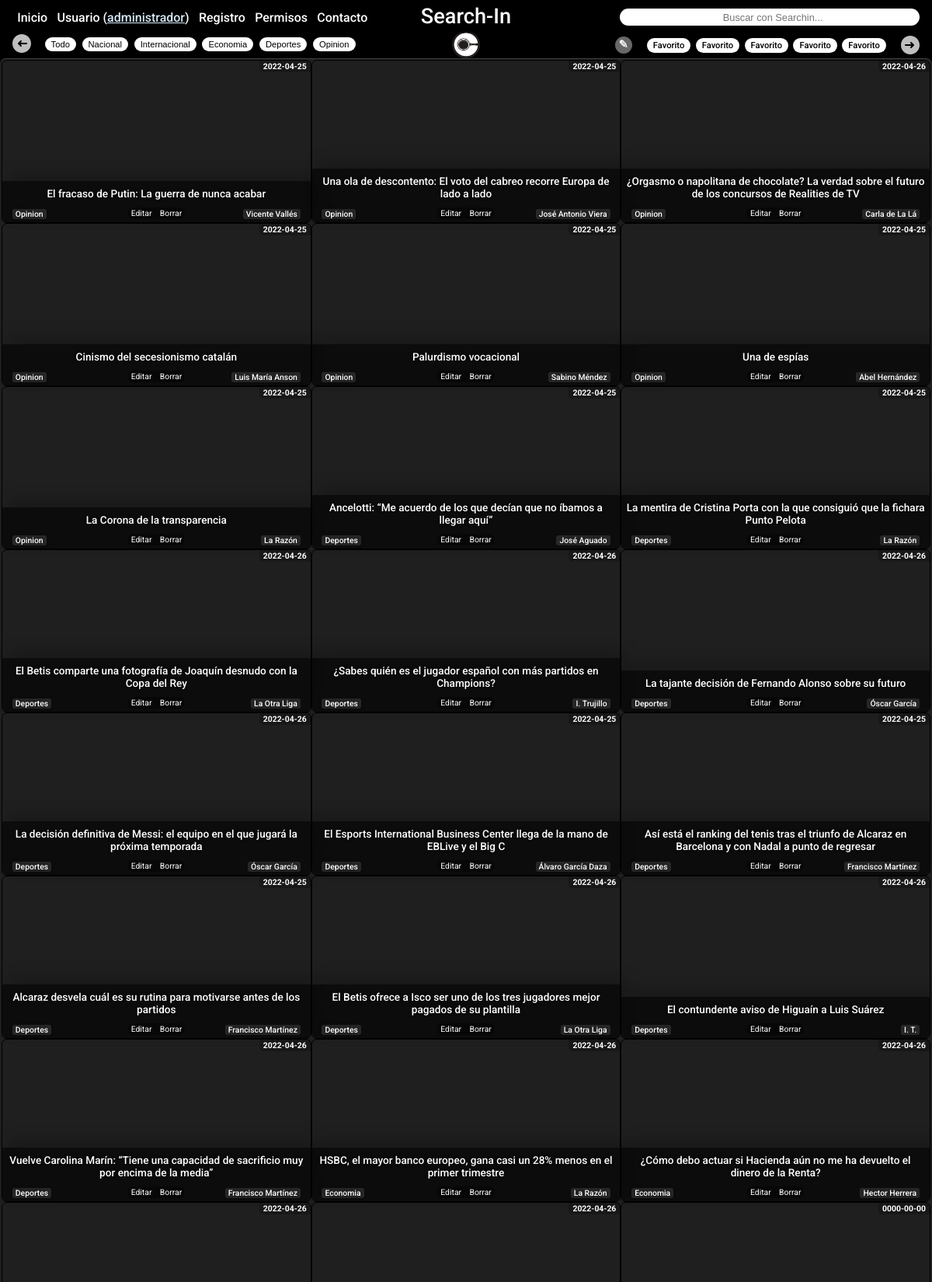
The app's page /searchin/index.php (signed in, upper part) with its own data.
### tables this page shows
CREATE TABLE `noticias` (
  `idNoticia` int(11) NOT NULL,
  `titulo` varchar(1000) NOT NULL,
  `categoria` varchar(45) NOT NULL,
  `autor` varchar(45) NOT NULL,
  `fecha` date NOT NULL,
  `url` varchar(1000) NOT NULL,
  `img` varchar(1000) NOT NULL
);

### searchin/metodos.php (called while the page is built, shortened)
<?php
    class metodos{
        public function mostrarDatos($sql){
            $c = new Conectar();
            $conexion = $c->conexion();
            $result=mysqli_query($conexion,$sql);
            return mysqli_fetch_all($result, MYSQLI_ASSOC);
        }
    }
?>

### searchin/index.php (the view, shortened to what this page needs)
<!DOCTYPE html>
<html lang="en">
<head>
    <link rel="stylesheet" type="text/css" href="styles/index.css"/>
</head>
<body>
    <?php
        require_once ("./metodos.php");
    ?>
    <div class='header'>
        <div class="nav">
            <span class='boton' id='inicio'>Inicio</span>
            <?php
                if(isset($_SESSION['usuario'])){
            ?>
                <span class='boton' id='login'>Usuario (<span style='color:#D6EAF8;text-decoration:underline;'><?php echo $_SESSION['usuario']; ?></span>)</span>
                <?php
                }else{
            ?>
                <span class='boton' id='login'>Login</span>
            <?php
                }
            ?>
            <span class='boton' id='registro'>Registro</span>
            <?php
            if(isset($_SESSION['tipo'])){
                if($_SESSION['tipo'] == "Administrador"){
                    echo "<span class='boton' id='formUsuarios'>Permisos</span>";
                }
            }
            ?>
            <span class='boton' id='contacto'>Contacto</span>
        </div>
        <span id='textoLogo' href="/">Search-In</span>
        <form action='http://www.google.com/search' id="google" class='busqueda' method="GET">
            <input type='text' name="q" id='campoBusqueda' placeholder='Buscar con Searchin...'>
        </form>
    </div>
    <div class='subheader'>
        <div class="categorias">
            <img src='./imgs/flecha.svg' alt="" id='flecha'>
            <form action="" method="POST" id="categorias">
                <div id="formularioNormal">
                <input type="submit" class='boton' id='todo' name="categoria" value="Todo"></input>
                <input type="submit" class='boton' id='nacional' name="categoria" value="Nacional"></input>
                <input type="submit" class='boton' id='internacional' name="categoria" value="Internacional"></input>
                <input type="submit" class='boton' id='economia' name="categoria" value="Economia"></input>
                <input type="submit" class='boton' id='deportes' name="categoria" value="Deportes"></input>
                <input type="submit" class='boton' id='opinion' name="categoria" value="Opinion"></input>
                </div>
            </form>
        </div>
            <img src='./imgs/logoFinal.png' alt='' id='logo'>
        <div class="marcadoresNormal">
            <?php
                if(isset($_SESSION['usuario'])){
                    echo "<span id='editarMarcadores'>✎</span>";
            }
            if(isset($_SESSION['usuario'])){
            ?>
            <a href="http://<?php echo $_SESSION['marcador1url']; ?>" class='boton' id='favorito1'><?php echo $_SESSION['marcador1nombre']; ?></a>
            <a href="http://<?php echo $_SESSION['marcador2url']; ?>" class='boton' id='favorito2'><?php echo $_SESSION['marcador2nombre']; ?></a>
            <a href="http://<?php echo $_SESSION['marcador3url']; ?>" class='boton' id='favorito3'><?php echo $_SESSION['marcador3nombre']; ?></a>
            <a href="http://<?php echo $_SESSION['marcador4url']; ?>" class='boton' id='favorito4'><?php echo $_SESSION['marcador4nombre']; ?></a>
            <a href="http://<?php echo $_SESSION['marcador5url']; ?>" class='boton' id='favorito5'><?php echo $_SESSION['marcador5nombre']; ?></a>
            <img src='./imgs/flecha.svg' alt="" id='flecha'>
        </div>
            <?php
            }
            ?>
    </div>
    <?php
        if(isset($_SESSION['usuario'])){
            $usuario = $_SESSION['usuario'];
            $objeto = new metodos();
            $sql = "SELECT categoriaSeleccionada FROM usuario WHERE nombre = '$usuario'";
            $datos = $objeto->mostrarDatos($sql);
            foreach ($datos as $clave){
                $categoriaUsuario = $clave['categoriaSeleccionada'];
            }
            if($categoriaUsuario == "Todo"){
                $objeto = new metodos();
                $sql = 'SELECT * FROM noticias order by idNoticia desc';
                $datos = $objeto->mostrarDatos($sql);
            }else{
                $objeto = new metodos();
                $sql = "SELECT * FROM noticias WHERE categoria='$categoriaUsuario' order by idNoticia desc";
                $datos = $objeto->mostrarDatos($sql);
            }
        }
    ?>
    <div class='principal'>
        <?php
            if(isset($_SESSION['tipo'])){
                foreach ($datos as $clave){
                    $fondo = $clave['img'];
                    $titulo = $clave['titulo'];
                    $categoria = $clave['categoria'];
                    $autor = $clave['autor'];
                    $fecha = $clave['fecha'];
                    $url = $clave['url'];
                    $idNoticia = $clave['idNoticia'];
                    ?>
                        <div class="noticia" style="background:url(<?php echo $fondo; ?>) no-repeat; background-size:100%" onclick="location.href=' <?php echo $url; ?> '">
                    <?php
                        echo "<span id='fecha'>{$fecha}</span>";
                        if($_SESSION['tipo'] == "Administrador"){
                            echo "<a id='editar' href='./formNoticias.php?idNoticia={$idNoticia}&metodo=editar'>Editar</a>";
                            echo "<a id='editar' style='border-radius:0 0 0 5px;margin-left:2.32rem;border-radius:0 0.5rem 0.5rem 0' href='./formNoticias.php?idNoticia={$idNoticia}&metodo=borrar'>Borrar</a></a>";
                        }
                            echo "<span class='titulo'>";
                                echo $titulo;
                                echo "<span id='categoria'>{$categoria}</span>";
                                echo "<span id='autor'>{$autor}</span>";
                            echo "</span>";
                        echo "</div>";
                }
            }
        ?>
    </div>
</body>
</html>

### records on screen
noticias: fecha "2022-04-25", titulo "El fracaso de Putin: La guerra de nunca acabar", categoria "Opinion", autor "Vicente Vallés"
noticias: fecha "2022-04-25", titulo "Una ola de descontento: El voto del cabreo recorre Europa de lado a lado", categoria "Opinion", autor "José Antonio Viera"
noticias: fecha "2022-04-26", titulo "¿Orgasmo o napolitana de chocolate? La verdad sobre el futuro de los concursos de Realities de TV", categoria "Opinion", autor "Carla de La Lá"
noticias: fecha "2022-04-25", titulo "Cinismo del secesionismo catalán", categoria "Opinion", autor "Luis María Anson"
noticias: fecha "2022-04-25", titulo "Palurdismo vocacional", categoria "Opinion", autor "Sabino Méndez"
noticias: fecha "2022-04-25", titulo "Una de espías", categoria "Opinion", autor "Abel Hernández"
noticias: fecha "2022-04-25", titulo "La Corona de la transparencia", categoria "Opinion", autor "La Razón"
noticias: fecha "2022-04-25", titulo "Ancelotti: “Me acuerdo de los que decían que no íbamos a llegar aquí”", categoria "Deportes", autor "José Aguado"
noticias: fecha "2022-04-25", titulo "La mentira de Cristina Porta con la que consiguió que la fichara Punto Pelota", categoria "Deportes", autor "La Razón"
noticias: fecha "2022-04-26", titulo "El Betis comparte una fotografía de Joaquín desnudo con la Copa del Rey", categoria "Deportes", autor "La Otra Liga"
noticias: fecha "2022-04-26", titulo "¿Sabes quién es el jugador español con más partidos en Champions?", categoria "Deportes", autor "I. Trujillo"
noticias: fecha "2022-04-26", titulo "La tajante decisión de Fernando Alonso sobre su futuro", categoria "Deportes", autor "Óscar García"
noticias: fecha "2022-04-26", titulo "La decisión definitiva de Messi: el equipo en el que jugará la próxima temporada", categoria "Deportes", autor "Óscar García"
noticias: fecha "2022-04-25", titulo "El Esports International Business Center llega de la mano de EBLive y el Big C", categoria "Deportes", autor "Álvaro García Daza"
noticias: fecha "2022-04-25", titulo "Así está el ranking del tenis tras el triunfo de Alcaraz en Barcelona y con Nadal a punto de regresar", categoria "Deportes", autor "Francisco Martínez"
noticias: fecha "2022-04-25", titulo "Alcaraz desvela cuál es su rutina para motivarse antes de los partidos", categoria "Deportes", autor "Francisco Martínez"
noticias: fecha "2022-04-26", titulo "El Betis ofrece a Isco ser uno de los tres jugadores mejor pagados de su plantilla", categoria "Deportes", autor "La Otra Liga"
noticias: fecha "2022-04-26", titulo "El contundente aviso de Higuaín a Luis Suárez", categoria "Deportes", autor "I. T."
noticias: fecha "2022-04-26", titulo "Vuelve Carolina Marín: “Tiene una capacidad de sacrificio muy por encima de la media”", categoria "Deportes", autor "Francisco Martínez"
noticias: fecha "2022-04-26", titulo "HSBC, el mayor banco europeo, gana casi un 28% menos en el primer trimestre", categoria "Economia", autor "La Razón"
noticias: fecha "2022-04-26", titulo "¿Cómo debo actuar si Hacienda aún no me ha devuelto el dinero de la Renta?", categoria "Economia", autor "Hector Herrera"
noticias: fecha "2022-04-26"
noticias: fecha "2022-04-26"
noticias: fecha "0000-00-00"

### other values on screen
$_SESSION['usuario'] "administrador"
$_SESSION['marcador1nombre'] "Favorito"
$_SESSION['marcador2nombre'] "Favorito"
$_SESSION['marcador3nombre'] "Favorito"
$_SESSION['marcador4nombre'] "Favorito"
$_SESSION['marcador5nombre'] "Favorito"
